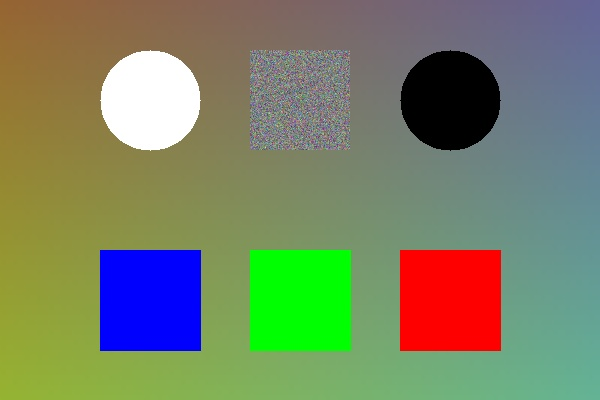
#> input picture images/basic_preprocessing/1.basic_test.jpg, 600 x 400 px
$ python detect_shapes_digits.py ../images/basic_preprocessing/1.basic_test.jpg
#> lines starting #> are read from the running program, lines starting #| are printed output that depends on the picture; after the words box and inside, x2 and y2 are one past the last pixel; in counts of white or black regions, pixels touching at a corner belong together
import cv2
import numpy as np
import os

# ----------------------------- 配置 -----------------------------
# 输出文件名
OUT_SHAPES = "shape_detection.png"
OUT_DIGITS = "digit_detection.png"
OUT_COMBINED = "combined_result.png"
OUT_BINARY = "binary_result.png"  # 新增：保存二值化结果用于调试

# 模板生成参数
TEMPLATE_SIZE = (40, 60)  # 模板和待匹配ROI统一尺寸 (w, h)
FONT = cv2.FONT_HERSHEY_SIMPLEX


# ----------------------------- 辅助函数 -----------------------------

def load_image(path):
    """读取图像，返回彩色和灰度图"""
    img = cv2.imread(path)
#> img is the input picture: shape (400, 600, 3); mean B, G, R 100.6, 130.9, 119.8
    if img is None:
        raise FileNotFoundError(f"图像未找到: {path}")
    gray = cv2.cvtColor(img, cv2.COLOR_BGR2GRAY)
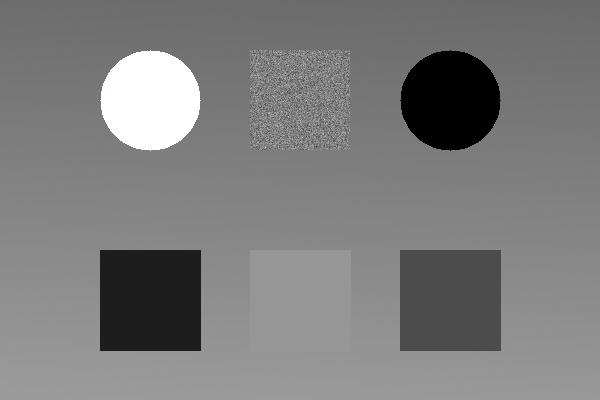
#> gray: shape (400, 600); min 0, max 255, mean 124.1
    return img, gray


# [425 lines left out: functions preprocess_for_contours, generate_digit_templates, detect_rectangles_and_circles, extract_digit_candidates, recognize_digits_by_template, process_image and 2 more, not called in this run]


# ----------------------------- 命令行运行 -----------------------------
# ----------------------------- 基于实际模板的数字识别 -----------------------------
def recognize_with_actual_templates(image_path):
    """主函数：使用实际模板识别数字"""
    # 1. 读取图像
    src, gray = load_image(image_path)

    # 2. 二值化
    bw = cv2.adaptiveThreshold(gray, 255, cv2.ADAPTIVE_THRESH_GAUSSIAN_C,
                               cv2.THRESH_BINARY_INV, 15, 5)
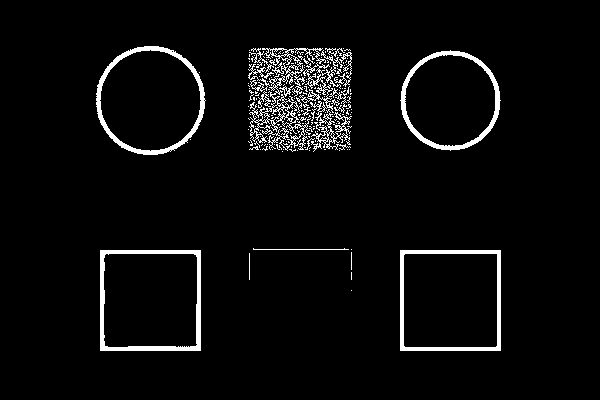
#> bw: shape (400, 600); 4.4% white; 179 white regions (160 under 20 px)
    cv2.imwrite("debug_binary.png", bw)

    # 3. 获取实际数字图片作为模板

    contours, _ = cv2.findContours(bw, cv2.RETR_EXTERNAL, cv2.CHAIN_APPROX_SIMPLE)
#> contours = 173 contours, 161 with area under 20; largest, box (x1, y1, x2, y2) and area: (400, 250, 501, 351) 10000, (100, 250, 201, 351) 10000, (96, 46, 206, 155) 9220, (400, 50, 501, 151) 7704, (249, 48, 326, 151) 1531
    # 收集所有数字区域
    digit_rois = []
    for cnt in contours:
        x, y, w, h = cv2.boundingRect(cnt)
        area = cv2.contourArea(cnt)
        if y > 400 and area > 100 and area < 1500:
            digit_rois.append((x, y, w, h))
#> this loop made 173 passes
#> (cnt, x, y, w, h, area) on passes 5 to 6: ([[400, 250], [400, 350], [500, 350], [500, 250]], 400, 250, 101, 101, 10000), ([[100, 250], [100, 350], [200, 350], [200, 250]], 100, 250, 101, 101, 10000)
#> after the loop, digit_rois = []

    digit_rois.sort(key=lambda r: r[0])

    # 保存每个数字作为模板
    templates = {}
    template_files = []

    for i, (x, y, w, h) in enumerate(digit_rois):
        roi = bw[y:y + h, x:x + w]
        # 缩放到统一大小
        roi_resized = cv2.resize(roi, (40, 60))
        templates[i] = roi_resized
        filename = f"template_digit_{i}.png"
        cv2.imwrite(filename, roi_resized)
        template_files.append(filename)
#> this loop made 0 passes
#> after the loop, template_files = []; templates = 0 items

    # 4. 使用这些模板重新识别
    vis = src.copy()
    results = []

    for i, (x, y, w, h) in enumerate(digit_rois):
        roi = bw[y:y + h, x:x + w]
        roi_resized = cv2.resize(roi, (40, 60))

        best_score = -1
        best_digit = None

        for d, timg in templates.items():
            res = cv2.matchTemplate(roi_resized, timg, cv2.TM_CCOEFF_NORMED)
            score = res.max()
            if score > best_score:
                best_score = score
                best_digit = d


        if best_score > 0.5:  # 提高阈值
            results.append((best_digit, (x, y, w, h)))
            cv2.rectangle(vis, (x, y), (x + w, y + h), (0, 255, 0), 2)
            cv2.putText(vis, str(best_digit), (x + 5, y + 30),
                        cv2.FONT_HERSHEY_SIMPLEX, 1, (0, 255, 0), 2)
#> after the loop, results = []

    # 5. 输出结果
    if results:
        digits_str = "".join([str(r[0]) for r in results])
        print(f"\n识别结果: {digits_str}")
    else:
        print("\n未识别到任何数字")

    cv2.imwrite("final_result.png", vis)
    print("最终结果已保存: final_result.png")

    return results


# ----------------------------- 命令行运行 -----------------------------
if __name__ == "__main__":
    import argparse

    parser = argparse.ArgumentParser(description="使用实际模板识别数字")
    parser.add_argument("image", help="待处理图像路径")
    args = parser.parse_args()

    results = recognize_with_actual_templates(args.image)
#> results = []
    print("\n完成！")
